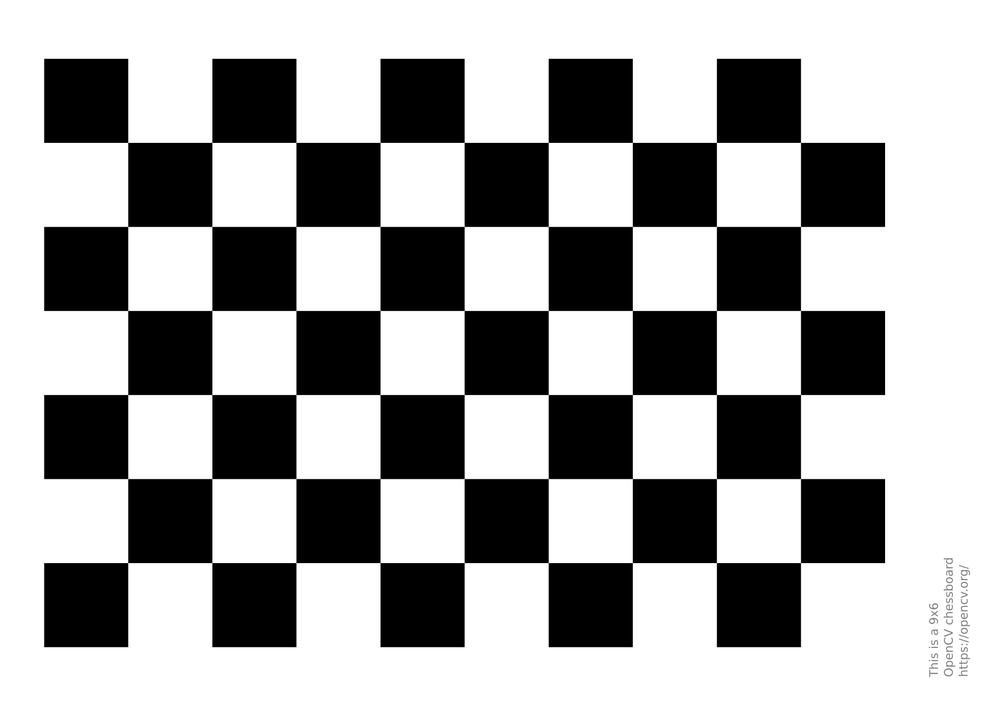
#> input picture opencvplay/chessboard.png, 999 x 706 px, shrunk from 1754 x 1240 before the run
$ python che1.py
#> lines starting #> are read from the running program, lines starting #| are printed output that depends on the picture; after the words box and inside, x2 and y2 are one past the last pixel; in counts of white or black regions, pixels touching at a corner belong together
import numpy as np
import cv2 as cv

# filename = 'chessboard2.jpg' # canna find.
filename = 'chessboard.png'
img = cv.imread(filename)
#> img is the input picture: shape (706, 999, 3); min 0, max 255, mean 165.4
gray = cv.cvtColor(img,cv.COLOR_BGR2GRAY)

# find Harris corners
gray = np.float32(gray)
dst = cv.cornerHarris(gray,2,3,0.04)
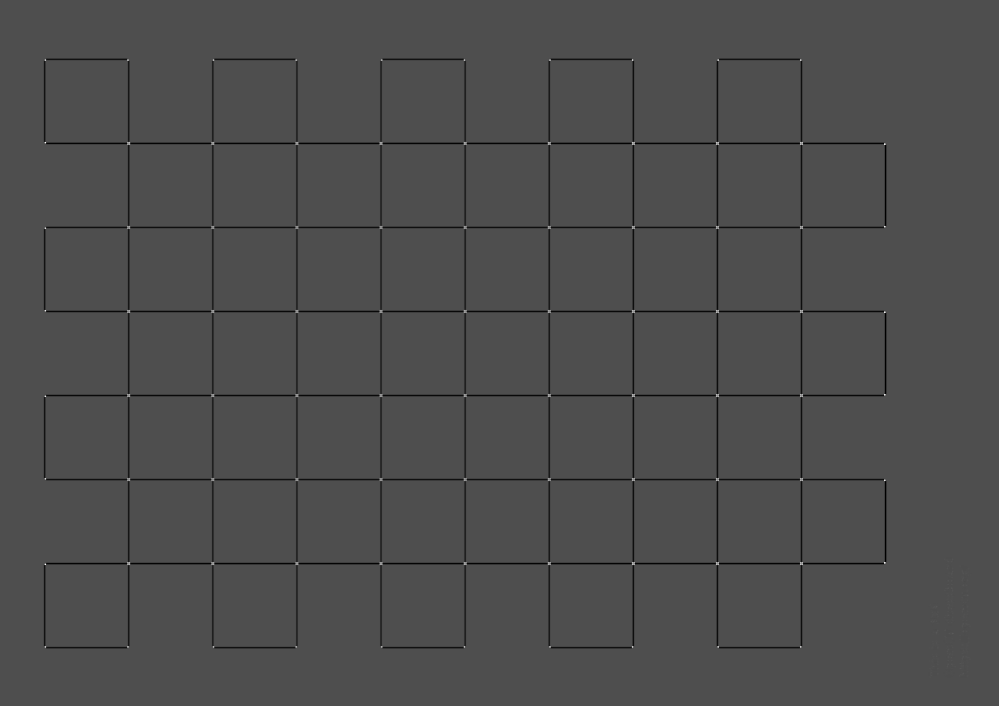
#> dst: shape (706, 999) float32; min -135848336, max 306258784, mean -2557414; drawn with min black and max white
dst = cv.dilate(dst,None)
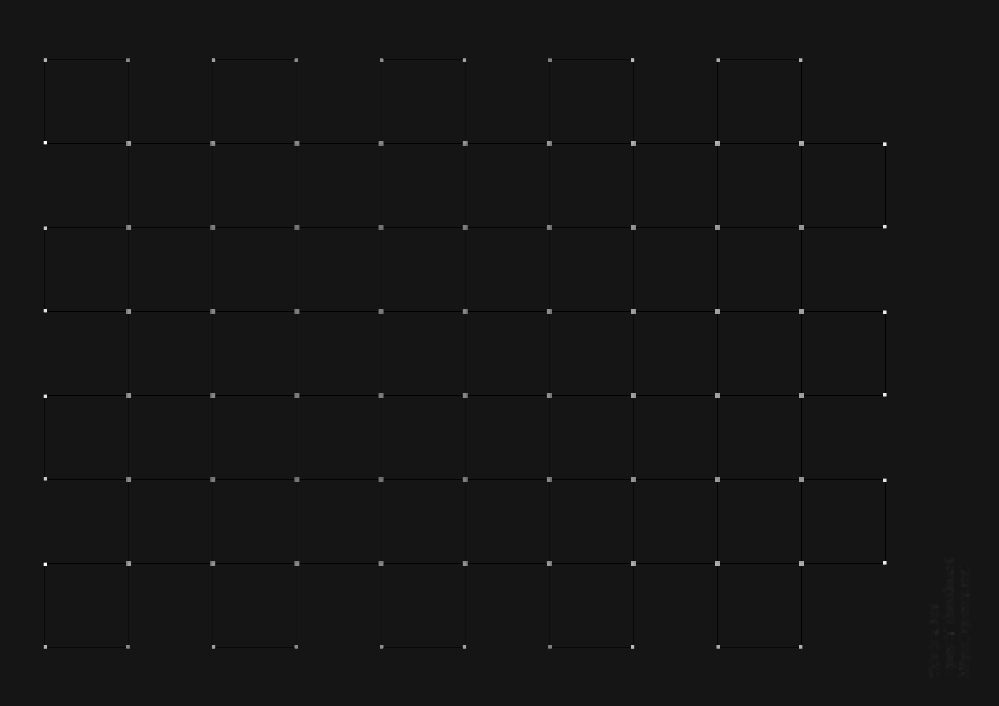
#> dst: shape (706, 999) float32; min -28255602, max 306258784, mean 144894.7; drawn with min black and max white
ret, dst = cv.threshold(dst,0.01*dst.max(),255,0)
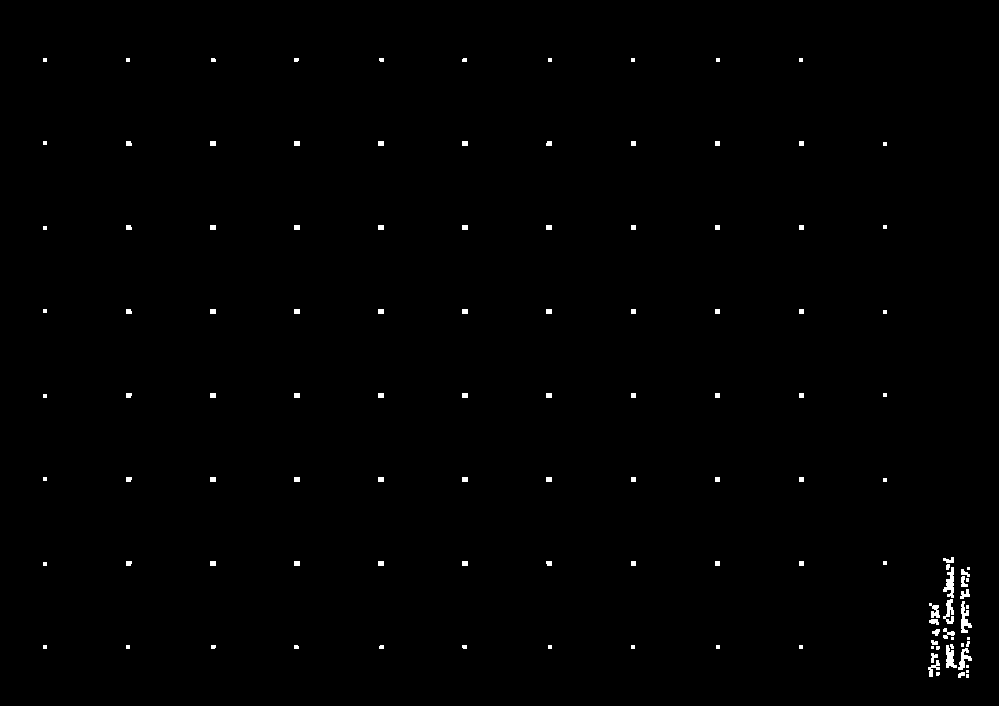
#> dst: shape (706, 999) float32; 0.52% white; 118 white regions (46 under 20 px), largest, box (x1, y1, x2, y2) and area: (943, 567, 954, 598) 184, (961, 601, 972, 633) 179, (946, 645, 957, 668) 152
#> ret = 3062587.8
dst = np.uint8(dst)

# find centroids
ret, labels, stats, centroids = cv.connectedComponentsWithStats(dst)
#> labels: shape (706, 999) int32; 119 distinct labels, from 0 to 118
#> ret = 119; stats = 119 rows, first 6: [0, 0, 999, 706, 701643], [43, 58, 4, 4, 16], [126, 58, 4, 4, 16], [211, 58, 5, 4, 19], [294, 58, 5, 4, 19], [379, 58, 5, 4, 19]; centroids = 119 pairs, first value 44.5 to 968, second value 59.42 to 675.5

# define the criteria to stop and refine the corners
criteria = (cv.TERM_CRITERIA_EPS + cv.TERM_CRITERIA_MAX_ITER, 100, 0.001)
corners = cv.cornerSubPix(gray,np.float32(centroids),(5,5),(-1,-1),criteria)
#> corners = 119 pairs, first value 43.7 to 969.6, second value 58.42 to 675.5

# Now draw them
res = np.hstack((centroids,corners))
#> res = 119 rows, first 6: [498.1, 351.9, 498.1, 351.9], [44.5, 59.5, 43.7, 58.45], [127.5, 59.5, 127.6, 58.43], [212.9, 59.58, 211.9, 58.44], [295.9, 59.42, 295.8, 58.43], [381.1, 59.42, 380.1, 58.42]
# res = np.int0(res) # that zero mustg be a typo
res = np.int8(res)
#> res = 119 rows, first 6: [-14, 95, -14, 95], [44, 59, 43, 58], [127, 59, 127, 58], [-44, 59, -45, 58], [39, 59, 39, 58], [125, 59, 124, 58]
img[res[:,1],res[:,0]]=[0,0,255]
#> img: shape (706, 999, 3); 0.02% of pixels changed, all inside (x1, y1, x2, y2) = (32, 47, 986, 678)
img[res[:,3],res[:,2]] = [0,255,0]
#> img: shape (706, 999, 3); mean B, G, R 165.3, 165.4, 165.4

cv.imwrite('subpixel5.png',img)
